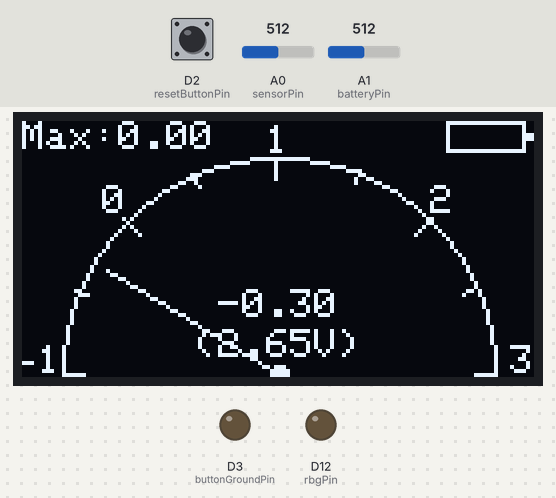
The program below on a simulated Adafruit Feather M0. On the bench: 128×64 one-colour display, output pins drawn as LEDs (lit = HIGH). The test bench sets the inputs (shaded band); at power-on: A0 (sensorPin) = 512, D2 (resetButtonPin) HIGH, A1 (batteryPin) = 512 (analog values on the 0–1023 scale).

Above: at 1.7 s.
1.8 s: A0 (sensorPin) set to 716
At 2.5 s:
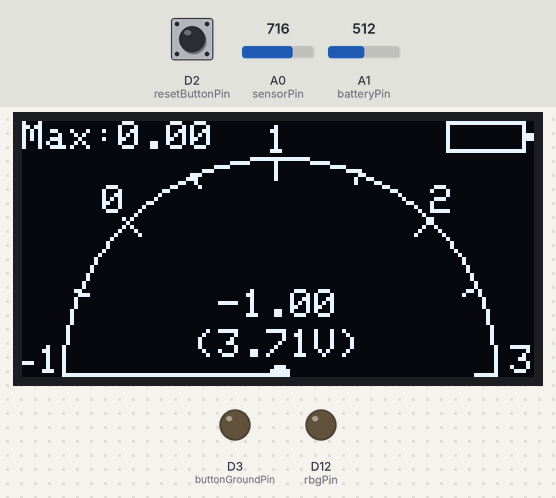
3.3 s: D2 (resetButtonPin) pulled LOW for 1 s
At 5.4 s:
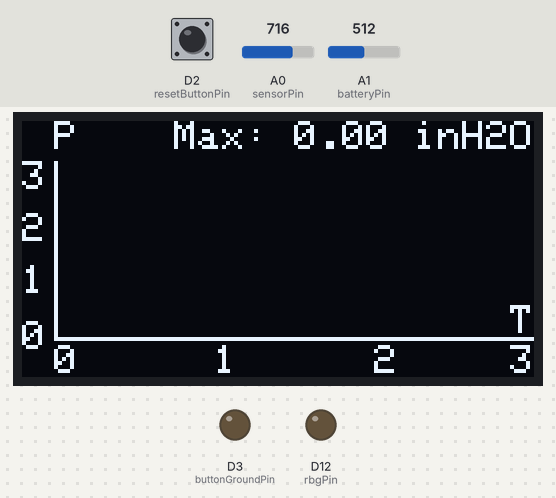
5.8 s: D2 (resetButtonPin) pulled LOW for 0.15 s
At 6.8 s:
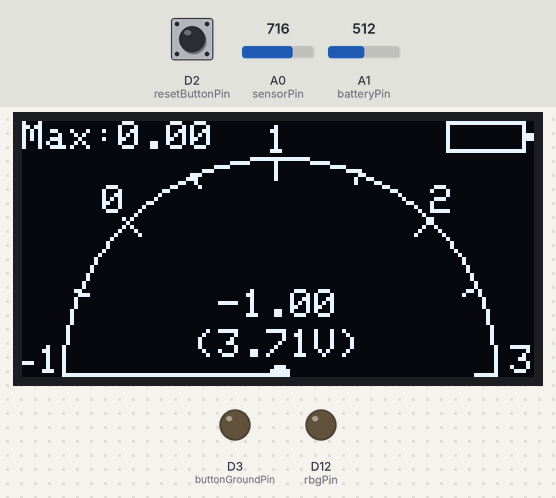
7.5 s: A1 (batteryPin) set to 846
9.0 s: A1 (batteryPin) set to 861
10.5 s: A0 (sensorPin) set to 810
At 11.8 s:
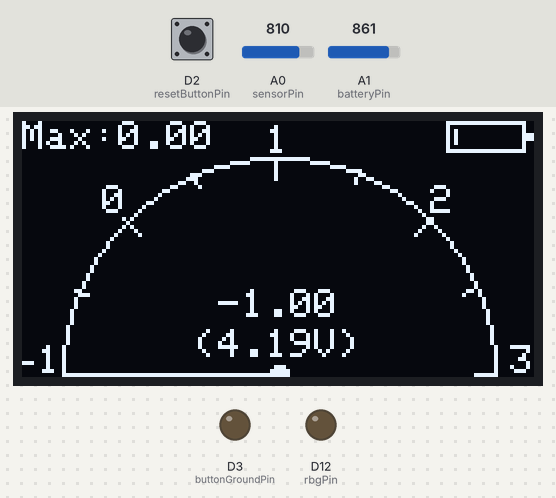
Timing chart, 0 to 13.0 s (numbered marks = the images above; inputs shaded):
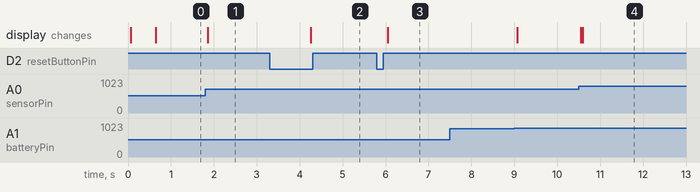

The program:

main.cpp
```cpp
#include <Arduino.h>
#include <Wire.h>
#include <Adafruit_GFX.h>
#include <Adafruit_SSD1306.h>

Adafruit_SSD1306 display(128, 64, &Wire, -1);

// Pin definition
const uint8_t sensorPin = A0;
const uint8_t batteryPin = A1;
const uint8_t resetButtonPin = 2;
const uint8_t buttonGroundPin = 3;
const uint8_t rbgPin = 12;

// Button
unsigned long lastButtonDebounceTime = 0;
unsigned long buttonPressStartTime = 0;
bool isButtonPressed = false;
bool lastButtonState = false;
bool isShortPress = false;
bool isLongPress = false;

// Sampling
unsigned long lastSampleTime = 0;
float max_inchH2O = 0.0;

// Recording
float recordedPressure[200];  // 5 seconds at 40Hz
uint16_t recordIndex = 0;
bool plotDisplayed = false;

// Oversampling
uint16_t analogReadAverage(uint8_t pin, uint16_t samples = 64) {  // average 64 samples
  uint32_t total = 0;
  for (uint16_t i = 0; i < samples; i++) {
    total += analogRead(pin);
    delayMicroseconds(100);
  }
  return total / samples;
}

// Button State
void checkButton() {
  unsigned long currentTime = millis();
  bool currentButtonState = digitalRead(resetButtonPin) == LOW;

  if (currentButtonState != lastButtonState) {
    lastButtonDebounceTime = currentTime;  // Reset debounce timer
  }

  if ((currentTime - lastButtonDebounceTime) > 50) {  // Button debounce delay 50 ms
    if (currentButtonState) {  // Button pressed
      if (!isButtonPressed) {  // New press detected
        buttonPressStartTime = currentTime;
        isButtonPressed = true;
        isShortPress = false;
        isLongPress = false;
      } else if (!isLongPress && (currentTime - buttonPressStartTime >= 800)) {  // Long press threshold 800 ms
        isShortPress = false;
        isLongPress = true;
      }
    } else {  // Button is released
      if (isButtonPressed) {
        isButtonPressed = false;
        if (!isLongPress && (currentTime - buttonPressStartTime) <= 300) {  // Short press threshold 300 ms
          isShortPress = true;
        }
      }
    }
  }
  lastButtonState = currentButtonState;
}

// Show plot
void displayPlot() {
  display.clearDisplay();
  display.setTextSize(1);
  // Max value
  display.setCursor(38, 0);
  display.print(F("Max: "));
  display.print(max_inchH2O, 2);
  display.print(F(" inH2O"));
  // X-axis
  display.drawLine(8, 54, 127, 54, WHITE);
  display.setCursor(122, 46);
  display.print(F("T"));
  display.setCursor(8, 56);
  display.print(F("0"));
  display.setCursor(48, 56);
  display.print(F("1"));
  display.setCursor(88, 56);
  display.print(F("2"));
  display.setCursor(122, 56);
  display.print(F("3"));
  // Y-axis
  display.drawLine(8, 10, 8, 54, WHITE);
  display.setCursor(8, 0);
  display.print(F("P"));
  display.setCursor(0, 10);
  display.print(F("3"));
  display.setCursor(0, 23);
  display.print(F("2"));
  display.setCursor(0, 36);
  display.print(F("1"));
  display.setCursor(0, 50);
  display.print(F("0"));
  // Plot data
  int startIndex = (recordIndex + 200 - 80 - 120) % 200;  // Skip 2s before long press
  int prevX = -1, prevY = -1;
  for (uint16_t i = 0; i < 120; i++) {
    uint16_t bufferIndex = (recordIndex + i) % 200;
    int x = constrain(8 + i, 8, 127);
    int y = constrain(54 - (recordedPressure[bufferIndex] / 3.0 * 44), 10, 54);
    if (prevX != -1) {
      display.drawLine(prevX, prevY, x, y, WHITE);
    }
    prevX = x;
    prevY = y;
  }
  // Max line
  int maxPressureY = constrain(54 - (max_inchH2O / 3.0 * 44), 10, 54);
  for (int x = 8; x <= 127; x += 2) {
    display.drawPixel(x, maxPressureY, WHITE);
  }

  display.display();
  plotDisplayed = true;
}


void setup() {
  Wire.begin();
  Wire.setClock(400000);                  // I2C 400kHz
  pinMode(buttonGroundPin, OUTPUT);
  digitalWrite(buttonGroundPin, LOW);     // Digital ground for button
  pinMode(rbgPin, OUTPUT);
  digitalWrite(rbgPin, LOW);              // LED off
  delay(10);
  pinMode(resetButtonPin, INPUT_PULLUP);  // Button
  analogReadResolution(12);               // 12 bit ADC

  // Initilisation
  display.begin(SSD1306_SWITCHCAPVCC, 0x3C);
  display.clearDisplay();
  display.setTextColor(WHITE);
  display.setTextSize(2);
  display.setCursor(16, 8);
  display.print(F("Pressure"));
  display.setCursor(16, 40);
  display.print(F("Inch H2O"));
  display.display();
  delay(500);

  lastSampleTime = millis();
  recordIndex = 0;
}


void loop() {
  unsigned long currentTime = millis();

  checkButton();
  if (isShortPress) {  // Short press to reset recording
    isShortPress = false;
    if (plotDisplayed) plotDisplayed = false;
    max_inchH2O = 0;
    recordIndex = 0;
  }
  if (isLongPress) {  //  Long press to view plot
    isLongPress = false;
    displayPlot();
  }

  // Sampling
  if (currentTime - lastSampleTime >= 25 && !plotDisplayed) {  // 40 Hz

    // Pressure
    int16_t pressureRaw = analogReadAverage(sensorPin);
    float pressureVoltage = pressureRaw * (3.3 / 4095.0) * (5.3 / 3.3);  // 2k : 3.3k ohm voltage divider
    float pressure_kPa = (2.5 - pressureVoltage) / 2.0;                  // 0.5V 1kPa, 4.5V -1kPa negative pressure
    float pressure_inchH2O = pressure_kPa * 4.01865;                     // 1 kPa = 4.01865 inch H2O
    if (pressure_inchH2O > max_inchH2O) max_inchH2O = pressure_inchH2O;  // Record peak pressure
    recordedPressure[recordIndex] = pressure_inchH2O;                    // Record 200 samples
    recordIndex = (recordIndex + 1) % 200;

    // Battery
    int16_t batteryRaw = analogReadAverage(batteryPin);
    float batteryVoltage = batteryRaw * (3.3 / 4095.0) * (13.3 / 10.0);                              // 3.3k : 10k ohm voltage divider
    int batteryPercentage = round(123 - (123 / pow((1 + pow((batteryVoltage / 3.7), 80)), 0.165)));  // LiPo battery percentage curve
    if (batteryPercentage > 100) batteryPercentage = 100;                                            // Maximum 100%

    // Diplay
    display.clearDisplay();
    display.setTextSize(1);
    // Max pressure
    display.setCursor(0, 0);
    display.print(F("Max:"));
    display.print(max_inchH2O, 2);
    // Battery indicator
    display.drawRect(106, 0, 20, 8, WHITE);                     // Main battery rectangle
    display.fillRect(126, 3, 2, 2, WHITE);                      // Battery tip
    int16_t fillWidth = map(batteryPercentage, 0, 100, 0, 16);  // Battery bar width
    display.fillRect(108, 2, fillWidth, 4, WHITE);              // Fill battery bar
    // Gauge
    display.drawCircle(64, 63, 54, WHITE);
    // Tick
    int cx = 64;
    int cy = 63;
    int r_major_outer = 54;
    int r_major_inner = 49;
    int r_minor_outer = 54;
    int r_minor_inner = 51;
    int majorTickAngles[] = {180, 135, 90, 45, 0};
    for (int i = 0; i < 5; i++) {
      float angle = radians(majorTickAngles[i]);
      int x_outer = cx + cos(angle) * r_major_outer;
      int y_outer = cy - sin(angle) * r_major_outer;
      int x_inner = cx + cos(angle) * r_major_inner;
      int y_inner = cy - sin(angle) * r_major_inner;
      display.drawLine(x_outer, y_outer, x_inner, y_inner, WHITE);
    }
    int minorTickAngles[] = {158, 113, 68, 23};
    for (int i = 0; i < 4; i++) {
      float angle = radians(minorTickAngles[i]);
      int x_outer = cx + cos(angle) * r_minor_outer;
      int y_outer = cy - sin(angle) * r_minor_outer;
      int x_inner = cx + cos(angle) * r_minor_inner;
      int y_inner = cy - sin(angle) * r_minor_inner;
      display.drawLine(x_outer, y_outer, x_inner, y_inner, WHITE);
    }
    // Label
    display.drawLine(0, 60, 2, 60, WHITE);
    display.setCursor(4, 56);
    display.print(F("1"));
    display.setCursor(20, 16);
    display.print(F("0"));
    display.setCursor(61, 1);
    display.print(F("1"));
    display.setCursor(102, 16);
    display.print(F("2"));
    display.setCursor(122, 56);
    display.print(F("3"));
    // Needle
    pressure_inchH2O = constrain(pressure_inchH2O, -1, 3);  // Gauge range -1 to 3 kPa
    float needleAngleDeg = map(pressure_inchH2O * 100, -100, 300, 180, 0);
    float needleAngleRad = radians(needleAngleDeg);
    int needleX = cx + cos(needleAngleRad) * r_major_inner;
    int needleY = cy - sin(needleAngleRad) * r_major_inner;
    display.drawLine(cx, cy, needleX, needleY, WHITE);
    display.fillCircle(cx, cy, 2, WHITE);
    // Value
    display.setCursor(49, 42);
    if (pressure_inchH2O >= 0) display.print(F("+"));
    display.print(pressure_inchH2O, 2);
    // Voltage
    display.setCursor(43, 52);
    display.print(F("("));
    display.print(pressureVoltage, 2);
    display.print(F("V)"));

    display.display();
    lastSampleTime = currentTime;
  }
}
```

Measured:
- after the input at 1.8 s, the display: changes after 0.06 s (image 1)
- after the input at 3.3 s, the display: changes after 0.96 s (image 2)
- after the input at 5.8 s, the display: changes after 0.25 s (image 3)
- after the input at 7.5 s, every drawn part: stays the same
- after the input at 10.5 s, the display: first changes after 0.05 s (image 4 shows a later state)
